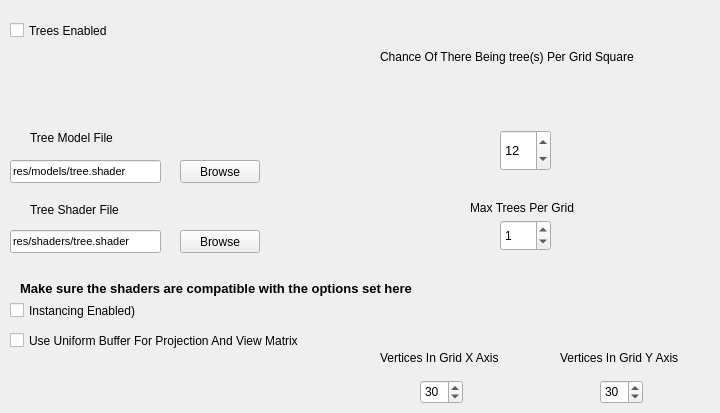
      <widget class="QWidget" name="treeConfig">
       <attribute name="title">
        <string>Tree configuration</string>
       </attribute>
       <widget class="QSpinBox" name="ChanceOfTrees">
        <property name="geometry">
         <rect>
          <x>500</x>
          <y>130</y>
          <width>51</width>
          <height>41</height>
         </rect>
        </property>
        <property name="font">
         <font>
          <pointsize>10</pointsize>
         </font>
        </property>
        <property name="value">
         <number>12</number>
        </property>
       </widget>
       <widget class="QLabel" name="FractionImageLabel">
        <property name="geometry">
         <rect>
          <x>500</x>
          <y>70</y>
          <width>41</width>
          <height>61</height>
         </rect>
        </property>
        <property name="text">
         <string/>
        </property>
        <property name="pixmap">
         <pixmap>assets/Fraction.png</pixmap>
        </property>
       </widget>
       <widget class="QLabel" name="FractionLabel">
        <property name="geometry">
         <rect>
          <x>380</x>
          <y>50</y>
          <width>311</width>
          <height>21</height>
         </rect>
        </property>
        <property name="text">
         <string>Chance Of There Being tree(s) Per Grid Square</string>
        </property>
        <property name="textFormat">
         <enum>Qt::AutoText</enum>
        </property>
        <property name="alignment">
         <set>Qt::AlignLeading|Qt::AlignLeft|Qt::AlignTop</set>
        </property>
        <property name="indent">
         <number>-1</number>
        </property>
       </widget>
       <widget class="QSpinBox" name="maxTreesInGrid">
        <property name="geometry">
         <rect>
          <x>500</x>
          <y>220</y>
          <width>51</width>
          <height>31</height>
         </rect>
        </property>
        <property name="maximum">
         <number>35</number>
        </property>
        <property name="value">
         <number>1</number>
        </property>
       </widget>
       <widget class="QLabel" name="MaxTreesPerGrid">
        <property name="geometry">
         <rect>
          <x>470</x>
          <y>200</y>
          <width>121</width>
          <height>16</height>
         </rect>
        </property>
        <property name="text">
         <string>Max Trees Per Grid</string>
        </property>
       </widget>
       <widget class="QCheckBox" name="treesEnabled">
        <property name="geometry">
         <rect>
          <x>10</x>
          <y>20</y>
          <width>111</width>
          <height>21</height>
         </rect>
        </property>
        <property name="text">
         <string>Trees Enabled</string>
        </property>
       </widget>
       <widget class="QLineEdit" name="treeModel">
        <property name="geometry">
         <rect>
          <x>10</x>
          <y>160</y>
          <width>151</width>
          <height>23</height>
         </rect>
        </property>
        <property name="font">
         <font>
          <pointsize>8</pointsize>
         </font>
        </property>
        <property name="text">
         <string>res/models/tree.shader</string>
        </property>
       </widget>
       <widget class="QPushButton" name="browseTreeModel">
        <property name="geometry">
         <rect>
          <x>180</x>
          <y>160</y>
          <width>80</width>
          <height>23</height>
         </rect>
        </property>
        <property name="text">
         <string>Browse</string>
        </property>
       </widget>
       <widget class="QLineEdit" name="treeShader">
        <property name="geometry">
         <rect>
          <x>10</x>
          <y>230</y>
          <width>151</width>
          <height>23</height>
         </rect>
        </property>
        <property name="font">
         <font>
          <pointsize>8</pointsize>
         </font>
        </property>
        <property name="text">
         <string>res/shaders/tree.shader</string>
        </property>
       </widget>
       <widget class="QPushButton" name="browseTreeShader">
        <property name="geometry">
         <rect>
          <x>180</x>
          <y>230</y>
          <width>80</width>
          <height>23</height>
         </rect>
        </property>
        <property name="text">
         <string>Browse</string>
        </property>
       </widget>
       <widget class="QLabel" name="treeModelLabel">
        <property name="geometry">
         <rect>
          <x>30</x>
          <y>130</y>
          <width>101</width>
          <height>16</height>
         </rect>
        </property>
        <property name="text">
         <string>Tree Model File</string>
        </property>
       </widget>
       <widget class="QLabel" name="treeShaderLabel">
        <property name="geometry">
         <rect>
          <x>30</x>
          <y>200</y>
          <width>111</width>
          <height>20</height>
         </rect>
        </property>
        <property name="text">
         <string>Tree Shader File</string>
        </property>
       </widget>
       <widget class="QCheckBox" name="instancing">
        <property name="geometry">
         <rect>
          <x>10</x>
          <y>300</y>
          <width>161</width>
          <height>21</height>
         </rect>
        </property>
        <property name="text">
         <string>Instancing Enabled)</string>
        </property>
       </widget>
       <widget class="QCheckBox" name="useUniformBufferForProjectionAndView">
        <property name="geometry">
         <rect>
          <x>10</x>
          <y>330</y>
          <width>351</width>
          <height>21</height>
         </rect>
        </property>
        <property name="text">
         <string>Use Uniform Buffer For Projection And View Matrix</string>
        </property>
       </widget>
       <widget class="QLabel" name="compatibleTip">
        <property name="geometry">
         <rect>
          <x>20</x>
          <y>280</y>
          <width>481</width>
          <height>16</height>
         </rect>
        </property>
        <property name="font">
         <font>
          <pointsize>10</pointsize>
          <weight>75</weight>
          <bold>true</bold>
         </font>
        </property>
        <property name="text">
         <string>Make sure the shaders are compatible with the options set here</string>
        </property>
       </widget>
       <widget class="QSpinBox" name="gridX">
        <property name="geometry">
         <rect>
          <x>420</x>
          <y>380</y>
          <width>43</width>
          <height>24</height>
         </rect>
        </property>
        <property name="minimum">
         <number>10</number>
        </property>
        <property name="maximum">
         <number>1000</number>
        </property>
        <property name="value">
         <number>30</number>
        </property>
       </widget>
       <widget class="QSpinBox" name="gridY">
        <property name="geometry">
         <rect>
          <x>600</x>
          <y>380</y>
          <width>43</width>
          <height>24</height>
         </rect>
        </property>
        <property name="minimum">
         <number>10</number>
        </property>
        <property name="maximum">
         <number>1000</number>
        </property>
        <property name="value">
         <number>30</number>
        </property>
       </widget>
       <widget class="QLabel" name="gridXLabel">
        <property name="geometry">
         <rect>
          <x>380</x>
          <y>350</y>
          <width>151</width>
          <height>16</height>
         </rect>
        </property>
        <property name="text">
         <string>Vertices In Grid X Axis</string>
        </property>
       </widget>
       <widget class="QLabel" name="gridYLabel">
        <property name="geometry">
         <rect>
          <x>560</x>
          <y>350</y>
          <width>151</width>
          <height>16</height>
         </rect>
        </property>
        <property name="text">
         <string>Vertices In Grid Y Axis</string>
        </property>
       </widget>
      </widget>
